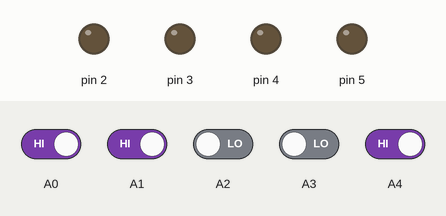
The sketch below on a simulated Arduino Uno, built with avr-gcc and run on an emulated ATmega328P. Shown: output pins drawn as LEDs (lit = HIGH). Dashed ring = blinking. Inputs (shaded band) come from the test bench; at power-on: A0, A1, A4 HIGH, A2, A3 LOW. Random numbers use the default seed unless the sketch sets one.

Above: at 1.2 s.
1.3 s: A4 driven LOW
At 2.1 s:
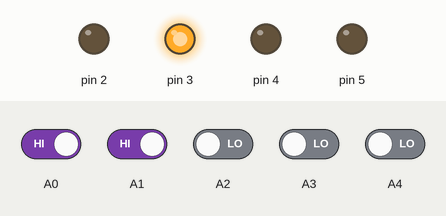
At 3.03 s:
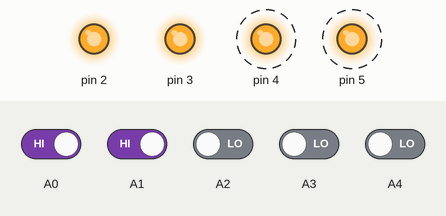
4.3 s: A1 driven LOW
At 5.2 s:
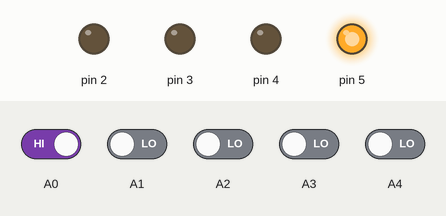
7.3 s: A1 driven HIGH
10.3 s: A0 driven LOW
Timing chart, 0 to 14.3 s (numbered marks = the images above; inputs shaded):
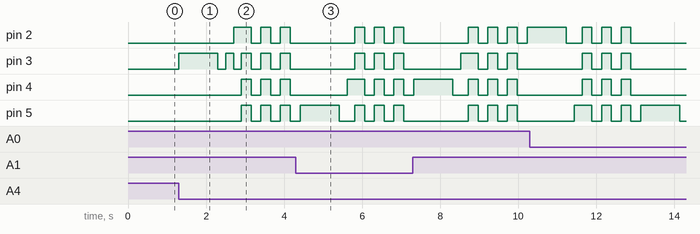

Measured:
- after the input at 1.3 s, pin 2: LOW → HIGH after 1.4 s, then repeats every 0.50 s: LOW 0.25 s, HIGH 0.25 s; pin 3: LOW → HIGH at once, → LOW 1.0 s later, → HIGH 0.20 s later, → LOW 0.20 s later, … (10 changes in this stretch); pin 4, pin 5: alternates HIGH for 0.25 s and LOW for 0.25 s, starting after 1.6 s

The sketch:

simon.ino
```cpp
const int MAX_LEVEL = 100;
int sequence[MAX_LEVEL];
int your_sequence[MAX_LEVEL];
int level = 1;
int velocity = 1000;

void setup() {
pinMode(A0, INPUT);
pinMode(A1, INPUT);
pinMode(A2, INPUT);
pinMode(A3, INPUT);

pinMode(2, OUTPUT);
pinMode(3, OUTPUT);
pinMode(4, OUTPUT);
pinMode(5, OUTPUT);

digitalWrite(2, LOW);
digitalWrite(3, LOW);
digitalWrite(4, LOW);
digitalWrite(5, LOW);
}

void loop() {
if (level == 1)
generate_sequence(); //generate a sequence;

if (digitalRead(A4) == LOW || level != 1) //If start button is pressed or you're winning
{
show_sequence(); //show the sequence
get_sequence(); //wait for your sequence
}
}

void show_sequence() {
digitalWrite(2, LOW);
digitalWrite(3, LOW);
digitalWrite(4, LOW);
digitalWrite(5, LOW);

for (int i = 0; i < level; i++) {
digitalWrite(sequence[i], HIGH);
delay(velocity);
digitalWrite(sequence[i], LOW);
delay(200);
}
}

void get_sequence() {
int flag = 0; //this flag indicates if the sequence is correct

for (int i = 0; i < level; i++) {
flag = 0;
while (flag == 0) {
if (digitalRead(A0) == LOW) {
digitalWrite(5, HIGH);
your_sequence[i] = 5;
flag = 1;
delay(200);
if (your_sequence[i] != sequence[i]) {
wrong_sequence();
return;
}
digitalWrite(5, LOW);
}

if (digitalRead(A1) == LOW) {
digitalWrite(4, HIGH);
your_sequence[i] = 4;
flag = 1;
delay(200);
if (your_sequence[i] != sequence[i]) {
wrong_sequence();
return;
}
digitalWrite(4, LOW);
}

if (digitalRead(A2) == LOW) {
digitalWrite(3, HIGH);
your_sequence[i] = 3;
flag = 1;
delay(200);
if (your_sequence[i] != sequence[i]) {
wrong_sequence();
return;
}
digitalWrite(3, LOW);
}

if (digitalRead(A3) == LOW) {
digitalWrite(2, HIGH);
your_sequence[i] = 2;
flag = 1;
delay(200);
if (your_sequence[i] != sequence[i]) {
wrong_sequence();
return;
}
digitalWrite(2, LOW);
}
}
}
right_sequence();
}

void generate_sequence() {
randomSeed(millis()); //in this way is really random!!!

for (int i = 0; i < MAX_LEVEL; i++) {
sequence[i] = random(2, 6);
}
}

void wrong_sequence() {
for (int i = 0; i < 3; i++) {
digitalWrite(2, HIGH);
digitalWrite(3, HIGH);
digitalWrite(4, HIGH);
digitalWrite(5, HIGH);
delay(250);
digitalWrite(2, LOW);
digitalWrite(3, LOW);
digitalWrite(4, LOW);
digitalWrite(5, LOW);
delay(250);
}
level = 1;
velocity = 1000;
}

void right_sequence() {
digitalWrite(2, LOW);
digitalWrite(3, LOW);
digitalWrite(4, LOW);
digitalWrite(5, LOW);
delay(250);

digitalWrite(2, HIGH);
digitalWrite(3, HIGH);
digitalWrite(4, HIGH);
digitalWrite(5, HIGH);
delay(500);
digitalWrite(2, LOW);
digitalWrite(3, LOW);
digitalWrite(4, LOW);
digitalWrite(5, LOW);
delay(500);

if (level < MAX_LEVEL)
level++;

velocity -= 50; //increase difficulty
}
```
